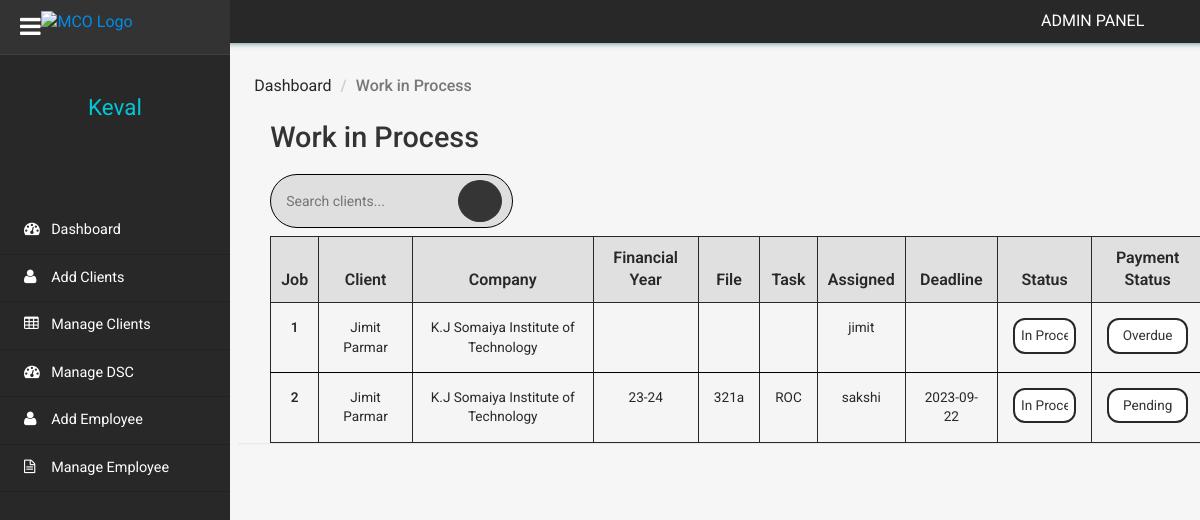
Screenshot of /clientms/admin/in-progress-client.php (signed in) with the database file from the repository.
### tables this page shows
CREATE TABLE `tblclient` (
  `ID` int(10) NOT NULL,
  `ContactName` varchar(30) DEFAULT NULL,
  `CompanyName` varchar(120) DEFAULT NULL,
  `Notes` mediumtext DEFAULT NULL,
  `ClientAddedBy` varchar(20) DEFAULT NULL,
  `deadline` date DEFAULT NULL,
  `Tag` varchar(20) DEFAULT NULL,
  `financialyear` varchar(15) DEFAULT NULL,
  `file` varchar(15) DEFAULT NULL,
  `budgethrs` int(10) DEFAULT NULL,
  `actualhrs` int(10) DEFAULT NULL,
  `expense` varchar(30) DEFAULT NULL,
  `remark` text DEFAULT NULL,
  `CreationDate` timestamp NULL DEFAULT current_timestamp(),
  `Status` varchar(20) NOT NULL DEFAULT 'Not Started',
  `PaymentStatus` varchar(12) NOT NULL DEFAULT 'Pending',
  `expiryDate1` date DEFAULT NULL,
  `expiryDate2` date DEFAULT NULL,
  `expiryDate3` date DEFAULT NULL
);

### clientms/admin/in-progress-client.php (the view, shortened to what this page needs)
<?php
include('includes/dbconnection.php');
if (strlen($_SESSION['clientmsaid']) == 0) {
    header('location:logout.php');
} else {
    function getAssignedEmployeeName($clientId){
        global $dbh;
        $sql = "SELECT e.EmployeeName
                FROM tblassignments a
                JOIN tblemployee e ON a.EmployeeID = e.EmployeeID
                WHERE a.ID = :clientId";
        $query = $dbh->prepare($sql);
        $query->bindParam(':clientId', $clientId, PDO::PARAM_INT);
        $query->execute();
        $result = $query->fetch(PDO::FETCH_ASSOC);
        if ($result) {
            return htmlentities($result['EmployeeName']);
        } else {
            $addedBySql = "SELECT ClientAddedBy FROM tblclient WHERE ID = :clientId";
            $addedByQuery = $dbh->prepare($addedBySql);
            $addedByQuery->bindParam(':clientId', $clientId, PDO::PARAM_INT);
            $addedByQuery->execute();
            $addedByResult = $addedByQuery->fetch(PDO::FETCH_ASSOC);
            if ($addedByResult) {
                return htmlentities($addedByResult['ClientAddedBy']);
            } else {
                return "No employee assigned";
            }
        }
    }
    $sql = "SELECT * FROM tblclient WHERE Status = 'In Process'";
		$query = $dbh->prepare($sql);
		$query->execute();
		$clients = $query->fetchAll(PDO::FETCH_OBJ);
}
?>
<!DOCTYPE HTML>
<html>
<head>
    <link href="css/bootstrap.min.css" rel='stylesheet' type='text/css' />
    <link href="css/style.css" rel='stylesheet' type='text/css' />
    <link href="css/font-awesome.css" rel="stylesheet">
    <link rel="stylesheet" href="css/icon-font.min.css" type='text/css' />
</head>
<body>
    <div class="page-container">
        <div class="left-content">
            <div class="inner-content">
                <?php include_once('includes/header.php');?>
                <div class="outter-wp">
                    <div class="sub-heard-part">
                        <ol class="breadcrumb m-b-0">
                            <li><a href="dashboard.php">Dashboard</a></li>
                            <li class="active">Work in Process</li>
                        </ol>
                    </div>
                    <div class="graph-visual tables-main">
                        <h3 class="inner-tittle two">Work in Process</h3>
                        <div class="graph">
                        <div class="search-bar-container">
                            <div class="search-bar">
                                <form method="GET" action="">
                                    <input type="text" name="search" placeholder="Search clients...">
                                    <button type="submit"><i class = "lnr lnr-magnifier"></i></button>
                                </form>
                            </div>
                        </div>
                            <div class="tables">
                                <table class="table" border="1" id="client-table">
                                    <thead>
                                    <tr>
                                            <th>Job</th>
                                            <th >Client </th>
                                            <th>Company</th>
                                            <th>Financial Year</th>
                                            <th>File</th>
                                            <th>Task</th>
                                            <th>Assigned</th>
                                            <th>Deadline</th>
                                            <th>Status</th>
                                            <th>Payment Status</th>
                                        </tr>
                                    </thead>
                                    <tbody>
                                        <?php
                                        $cnt = 1;
                                        if (!empty($clients)) {
                                            foreach ($clients as $client) {
                                        ?>
                                                <tr class="active">
                                                    <th scope="row"><?php echo htmlentities($cnt); ?></th>
                                                    <td onclick="window.location.href='edit-client-details.php?addid=<?php echo $client->ID; ?>'"><?php echo htmlentities($client->ContactName); ?></td>
                                                    <td onclick="window.location.href='edit-client-details.php?addid=<?php echo $client->ID; ?>'"><?php echo htmlentities($client->CompanyName); ?></td>
                                                    <td onclick="window.location.href='edit-client-details.php?addid=<?php echo $client->ID; ?>'"><?php echo htmlentities($client->financialyear); ?></td>
                                                    <td onclick="window.location.href='edit-client-details.php?addid=<?php echo $client->ID; ?>'"><?php echo htmlentities($client->file); ?></td>
                                                    <td onclick="window.location.href='edit-client-details.php?addid=<?php echo $client->ID; ?>'"><?php echo htmlentities($client->Tag); ?></td>
                                                    <td onclick="window.location.href='edit-client-details.php?addid=<?php echo $client->ID; ?>'"><?php echo getAssignedEmployeeName($client->ID); ?></td>
                                                    <td onclick="window.location.href='edit-client-details.php?addid=<?php echo $client->ID; ?>'"><?php echo htmlentities($client->deadline); ?></td>
                                                    <td>
                                                        <select name="status" onchange="updateStatus('<?php echo $client->ID; ?>', this.value)">
                                                            <option value="In Process" <?php if ($client->Status == 'In Process') echo 'selected'; ?>>In Process</option>
                                                        </select>
                                                    </td>
                                                    <td>
                                                    <select name="payment_status" onchange="updatePaymentStatus('<?php echo $client->ID; ?>', this.value)">
                                                        <option value="Pending" <?php if ($client->PaymentStatus == 'Pending') echo 'selected'; ?>>Pending</option>
                                                        <option value="Overdue" <?php if ($client->PaymentStatus == 'Overdue') echo 'selected'; ?>>Overdue</option>
                                                    </select>
                                                    </td>
                                                </tr>
                                        <?php
                                                $cnt++;
                                            }
                                        }
                                        ?>
                                    </tbody>
                                </table>
                            </div>
                        </div>
                    </div>
                </div>
            </div>
        </div>
        <?php include_once('includes/sidebar.php');?>
    </div>
</body>
</html>

### clientms/admin/includes/sidebar.php (shortened to what this page needs)
 <div class="sidebar-menu">
    <header class="logo">
        <a href="#" class="sidebar-icon"> <span class="fa fa-bars"></span> </a> <a href="dashboard.php"> <span id="logo"> <img src="https://imgur.com/b87Yw8H.png" alt="MCO Logo" style="width: 55%; margin-left: -10%; margin-top: -11%">
</span>
        </a>
    </header>
    <div class="down">
        <?php
$aid=$_SESSION['clientmsaid'];
$sql="SELECT AdminName from  tbladmin where ID=:aid";
$query = $dbh -> prepare($sql);
$query->bindParam(':aid',$aid,PDO::PARAM_STR);
$query->execute();
$results=$query->fetchAll(PDO::FETCH_OBJ);
$cnt=1;
if($query->rowCount() > 0)
{
foreach($results as $row)
{               ?>
        <a href="dashboard.php"><span class=" name-caret"><?php  echo $row->AdminName;?></span></a><br>
        <?php $cnt=$cnt+1;}} ?>
        <ul>
            <li><a class="tooltips" href="admin-profile.php"><span>Profile</span><i class="lnr lnr-user"></i></a></li>
            <li><a class="tooltips" href="change-password.php"><span>Settings</span><i class="lnr lnr-cog"></i></a></li>
            <li><a class="tooltips" href="logout.php"><span>Log out</span><i class="lnr lnr-power-switch"></i></a></li>
        </ul>
    </div>
    <div class="menu">
        <ul id="menu" >
            <li><a href="dashboard.php"><i class="fa fa-tachometer"></i> <span>Dashboard</span></a></li>
            <li><a href="add-client.php"><i class="fa fa-user"></i> <span>Add Clients</span></a></li>
            <li><a href="manage-client.php"><i class="fa fa-table"></i> <span>Manage Clients</span></a></li>
            <li><a href="manage-dsc.php"><i class="fa fa-tachometer"></i> <span>Manage DSC</span></a></li>
            <li><a href="add-employee.php"><i class="fa fa-user"></i> <span>Add Employee</span></a></li>
            <li><a href="manage-employee.php"><i class="fa fa-file-text-o"></i> <span>Manage Employee</span></a></li>
        </ul>
    </div>
</div>

### rows the page displays
tblclient: ContactName "Jimit Parmar", CompanyName "K.J Somaiya Institute of Technology", getAssignedEmployeeName($client->ID) "jimit", status "In Process", payment_status "Overdue"
tblclient: ContactName "Jimit Parmar", CompanyName "K.J Somaiya Institute of Technology", financialyear "23-24", file "321a", Tag "ROC", getAssignedEmployeeName($client->ID) "sakshi", deadline "2023-09-22", status "In Process", payment_status "Pending"

### other values shown
$row->AdminName "Keval"
